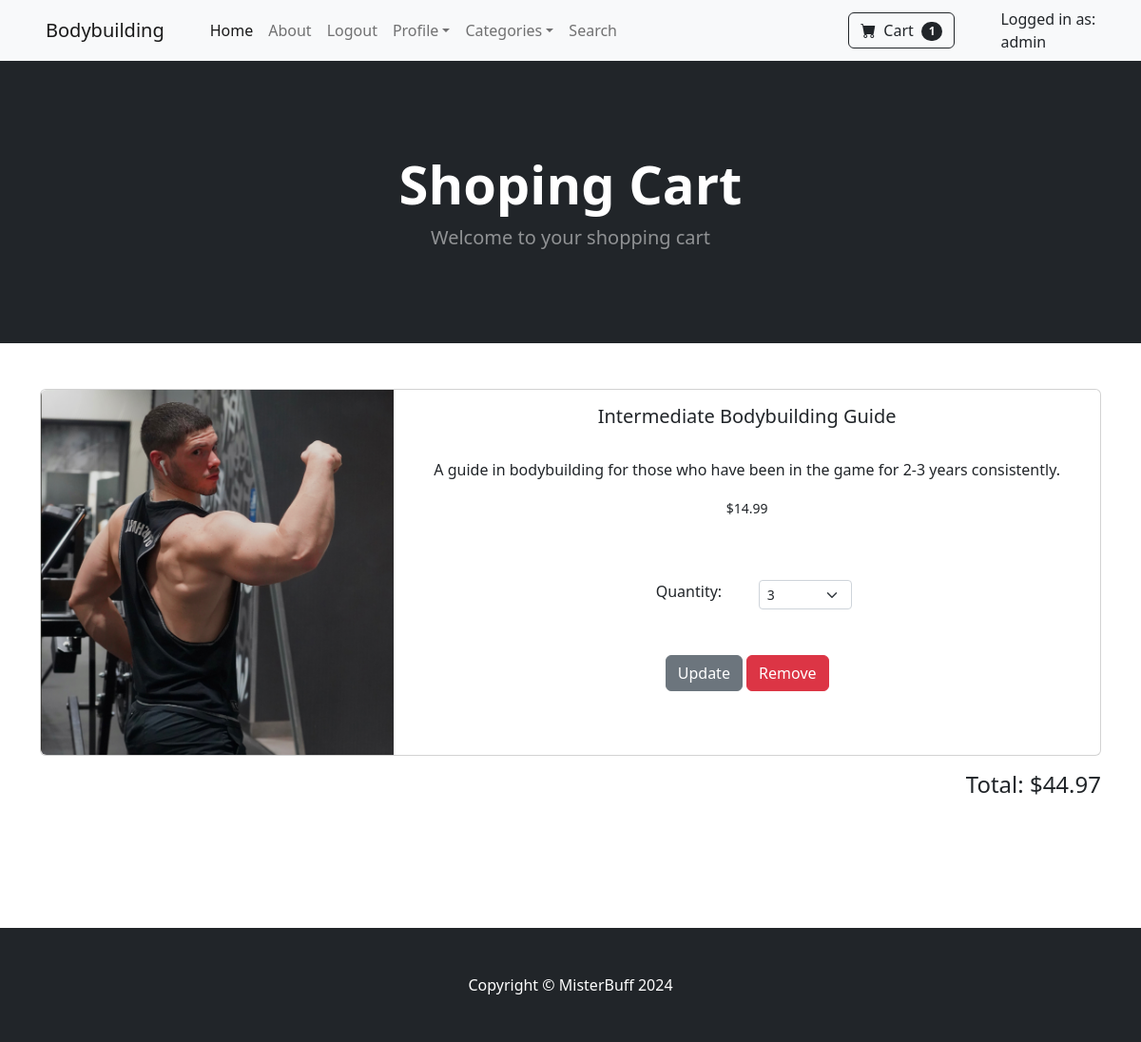
The app's page /cart/ (signed in) with its own data.
### store/models.py (models this page shows)
class Product(models.Model):
    name = models.CharField(max_length=100)
    price = models.DecimalField(default=0, decimal_places=2, max_digits=6)
    category = models.ForeignKey(
        Category, on_delete=models.CASCADE, default=1
    )  # Foreign Key references this category value to the class Category
    description = models.CharField(max_length=250, default="", blank=True, null=True)
    image = models.ImageField(upload_to="uploads/product/")
    is_sale = models.BooleanField(default=False)
    sale_price = models.DecimalField(default=0, decimal_places=2, max_digits=6)
    def __str__(self):
        return self.name

### cart/views.py (the view)
# urls.py: path("", views.cart_summary, name="cart_summary"),
def cart_summary(request):
    cart = Cart(request)
    cart_products = cart.get_products
    quantities = cart.get_quants
    totals = cart.cart_total()
    return render(
        request,
        "cart_summary.html",
        {"cart_products": cart_products, "quantities": quantities, "totals": totals},
    )

### cart/cart.py (called while the page is built)
    def __len__(self):
        return len(self.cart)

    def get_products(self):
        product_ids = self.cart.keys()
        products = Product.objects.filter(id__in=product_ids)
        return products

    def get_quants(self):
        quantities = self.cart
        return quantities

    def cart_total(self):
        product_ids = self.cart.keys()
        products = Product.objects.filter(id__in=product_ids)
        quantities = self.cart
        total = 0
        for key, value in quantities.items():
            key = int(key)
            for product in products:
                if product.id == key:
                    if product.is_sale:
                        total = total + (
                            product.sale_price * value
                        )  # If product is on sale, we add the product's sale price
                    else:
                        total = total + (
                            product.price * value
                        )  # If product is not on sale, obviously we just use the product's normal price
        return total

### cart/context_processors.py (called while the page is built)
def cart(request):
    return {"cart": Cart(request)}

### cart/templates/cart_summary.html (shortened to what this page needs)
{% extends 'base.html' %}
{% block content %}
    <header class="bg-dark py-5">
        <div class="container px-4 px-lg-5 my-5">
            <div class="text-center text-white">
                <h1 class="display-4 fw-bolder">Shoping Cart</h1>
                <p class="lead fw-normal text-white-50 mb-0">Welcome to your shopping cart</p>
            </div>
        </div>
    </header>
    <br/>
    <br/>
    <div class="container">
        {% if cart|length == 0 %}
            <div class="container">
                <center>
                    <br/>
                    <br/>
                    <br/>
                    <br/>
                    <br/>
                    <p>It looks like your shopping cart is empty...</p>
                </center>
            </div>
        {% else %}
            {% for product in cart_products %}
            <div class="card mb-3">
                <div class="row g-0">
                    <div class="col-md-4">
                        <img src="{{ product.image.url }}" class="img-fluid rounded-start" alt="...">
                    </div>
                    <div class="col-md-8">
                        <div class="card-body">
                            <center>
                                {% if product.is_sale %}
                                    <div class="badge bg-dark text-white position-absolute" style="top: 0.5rem; right: 0.5rem">
                                        Sale
                                    </div>
                                    <h5 class="card-title">{{ product.name }}</h5>
                                    <br/>
                                    <p class="card-text">{{ product.description }}</p>
                                    <div class="d-flex justify-content-center small text-warning mb-2">
                                        <div class="bi-star-fill"></div>
                                        &nbsp;&nbsp;Sale!&nbsp;&nbsp;
                                        <div class="bi-star-fill"></div>
                                    </div>
                                    <p class="card-text"><small class="text-body-secondary"><s>${{ product.price }}</s></small></p>
                                    <p class="card-text"><small class="text-body-secondary">${{ product.sale_price }}</small></p>
                                {% else %}
                                    <h5 class="card-title">{{ product.name }}</h5>
                                    <br/>
                                    <p class="card-text">{{ product.description }}</p>
                                    <p class="card-text"><small class="text-body-secondary">${{ product.price }}</small></p>
                                {% endif %}
                                <br/>
                                <br/>
                                <div class="row justify-content-center">
                                    <div class="col-md-2">Quantity:</div>
                                    <div class="col-md-2">
                                        <select class="form-select form-select-sm" id="select{{product.id}}">
                                            {% for key, value in quantities.items %}
                                                {% if key == product.id|slugify %}
                                                <option selected>{{ value }}</option>
                                                {% endif %}
                                            {% endfor %}
                                        </select>
                                    </div>
                                </div>
                                <br/>
                                <br/>
                                <button type="button" data-index="{{product.id}}" class="btn btn-secondary update-cart">Update</button>
                                <button type="button" data-index="{{product.id}}" class="btn btn-danger delete-product">Remove</button>
                            </center>
                        </div>
                    </div>
                </div>
            </div>
            {% endfor %}
            <div align="right">
                <p>
                    <h4>Total: ${{ totals }}</h4>
                </p>
            </div>
        {% endif %}
    </div>
    <br/>
    <br/>
    <br/>
    <br/>
    <br/>
{% endblock %}

### store/templates/navbar.html (shortened to what this page needs)
<nav class="navbar sticky-top navbar-expand-lg navbar-light bg-light">
    <div class="container px-4 px-lg-5">
        <a class="navbar-brand" href="{% url 'home' %}">Bodybuilding</a>
        <div class="collapse navbar-collapse" id="navbarSupportedContent">
            <ul class="navbar-nav me-auto mb-2 mb-lg-0 ms-lg-4">
                <li class="nav-item"><a class="nav-link active" aria-current="page" href="{% url 'home' %}">Home</a></li>
                <li class="nav-item"><a class="nav-link" href="{% url 'about' %}">About</a></li>
                {% if not user.is_authenticated %}
                    <li class="nav-item"><a class="nav-link" href="{% url 'login' %}">Login</a></li>
                {% else %}
                    <li class="nav-item"><a class="nav-link" href="{% url 'logout' %}">Logout</a></li>
                    <li class="nav-item dropdown">
                        <a class="nav-link dropdown-toggle" id="navbarDropdown" href="#" role="button" data-bs-toggle="dropdown" aria-expanded="false">Profile</a>
                    </li>
                {% endif %}
                <li class="nav-item dropdown">
                    <a class="nav-link dropdown-toggle" id="navbarDropdown" href="#" role="button" data-bs-toggle="dropdown" aria-expanded="false">Categories</a>
                </li>
                <li class="nav-item"><a class="nav-link" href="{% url 'search' %}">Search</a></li>
            </ul>
            <form class="d-flex">
                <a href="{% url 'cart_summary' %}" class="btn btn-outline-dark"><i class="bi-cart-fill me-1"></i>
                    Cart
                    <span class="badge bg-dark text-white ms-1 rounded-pill" id="cart_quantity">{{ cart|length }}</span></a>
            </form>
        </div>
    </div>
    <p class="mb-0 pe-3">Logged in as: {{ user.username }}</p>
</nav>

### records on screen
Product: image (picture), name "Intermediate Bodybuilding Guide", description "A guide in bodybuilding for those who have been in the game for 2-3 years consistently.", price "14.99", id "3"

### other values on screen
{{ cart|length }} "1"
{{ user.username }} "admin"
{{ totals }} "44.97"
